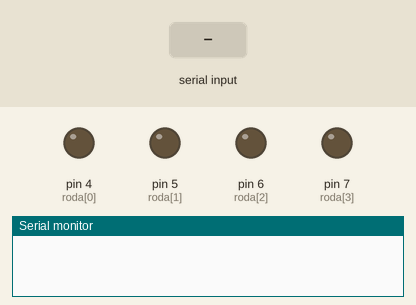
Simulated run of this sketch. Board: Arduino Uno, built with avr-gcc and run on an emulated ATmega328P. Parts: output pins drawn as LEDs (lit = HIGH), the last lines printed to the serial monitor. The test bench sets the inputs (shaded band).

Above: at 3.2 s.
3.3 s: "F" received over the second serial link
At 4.5 s:
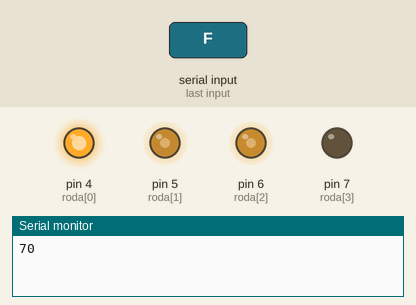
4.8 s: "B" received over the second serial link
At 5.6 s:
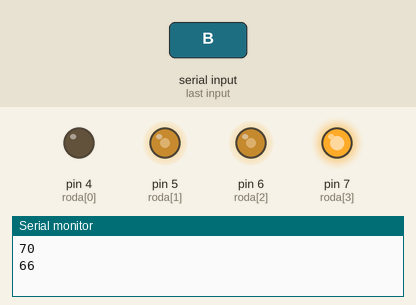
6.3 s: "R" received over the second serial link
At 6.7 s:
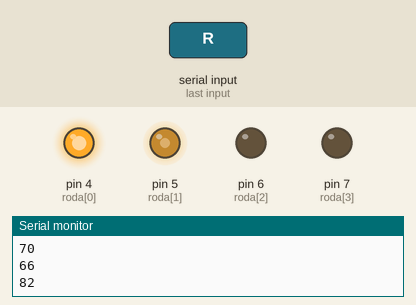
7.8 s: "L" received over the second serial link
At 9.1 s:
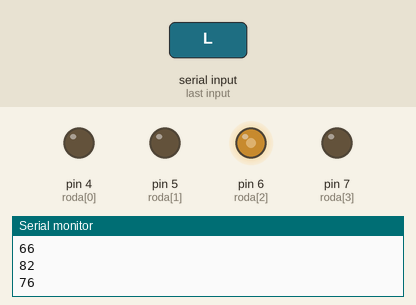
Timing chart, 0 to 10.3 s (numbered marks = the images above; inputs shaded):
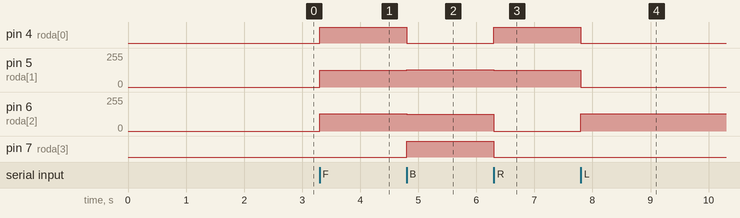

The sketch:

RC_bluetooth.ino
```cpp
#include <SoftwareSerial.h>

//PIN Rx dan Tx UNTUK BLUETOOTH
const int Rx = 3;
const int Tx = 2;

//MEMBUAT INSTANCE "mySerial" pada Class SoftwareSerial
SoftwareSerial mySerial(Rx,Tx);

//PIN BUAT RODA, DIJADIIN ARRAY BIAR SIMPLE
const int roda[] = {4, 5, 6, 7};
int data;

void maju(){
  //RODA KIRI
  analogWrite(roda[0], 130);
  analogWrite(roda[1], 125);

  //RODA KANAN
  analogWrite(roda[2], 130);
  analogWrite(roda[3], 125);
}
void mundur(){
  //RODA  KIRI
  analogWrite(roda[1], 130);
  analogWrite(roda[0], 127);

  //RODA KANAN
  analogWrite(roda[3], 130);
  analogWrite(roda[2], 127);
}

void kiri(){
  //RODA KIRI
  analogWrite(roda[0], 0);
  analogWrite(roda[1], 0);

  //RODA KANAN
  analogWrite(roda[2], 130);
  analogWrite(roda[3], 125);
}

void kanan(){
  //RODA KIRI
  analogWrite(roda[0], 130);
  analogWrite(roda[1], 125);

  //RODA KANAN
  analogWrite(roda[2], 0);
  analogWrite(roda[3], 0);
}
void stoped(){
  analogWrite(roda[0], 0);
  analogWrite(roda[1], 0);
  analogWrite(roda[2], 0);
  analogWrite(roda[3], 0);
}
void setup() {
  //INI KOMUNIKASI KE KOMPUTER
  Serial.begin(9600);

  //INI KOMUNIKASI KE "ORANG KETIGA"
  mySerial.begin(9600);

  //ARRAY PIN DIJADIIN OUTPUT, BUAT RODA
  pinMode(roda, OUTPUT);
  delay(2000);

}

void loop() {

  /*
   *
   *  USAHAIN CEK DULU, DATA YANG DIKIRIM DARI APLIKASI GIMANA!
   *
   if (mySerial.available()) {
        //KERJAKAN SESUATU
   }
   DIBACA => "JIKA ADA KONEKSI BLUETOOTH, MAKA...


  */

  if (mySerial.available()) {

    data = mySerial.read();
    switch (data){
      case 70:
      //APLIKASI YANG GUA PAKE NGASIHNYA NILAI 70, UTK PANAH KE ATAS
        maju();
        Serial.println(data);
        break;
      case 66:
      //APLIKASI YANG GUA PAKE NGASIHNYA NILAI 70, UTK PANAH KE BAWAH
        mundur();
        Serial.println(data);
        break;
      case 82:
      //APLIKASI YANG GUA PAKE NGASIHNYA NILAI 70, UTK PANAH KE KANAN
        kanan();
        Serial.println(data);
        break;
      case 76:
      //APLIKASI YANG GUA PAKE NGASIHNYA NILAI 70, UTK PANAH KE KIRI
        kiri();
        Serial.println(data);
        break;
      case 83:
      //PAS DI DIEMIN, APLIKASI GUA NGASIH NILAI 83
        stoped();
        Serial.println(data);
        break;
    }


  }
}
```

Measured:
- after the input at 3.3 s, pin 4 (roda[0]): LOW → HIGH at once; pin 5 (roda[1]): 0/255 → 125/255 at once; pin 6 (roda[2]): 0/255 → 130/255 at once
- after the input at 4.8 s, pin 4 (roda[0]): HIGH → LOW at once; pin 5 (roda[1]): 125/255 → 130/255 at once; pin 6 (roda[2]): 130/255 → 127/255 at once; pin 7 (roda[3]): LOW → HIGH at once
- after the input at 6.3 s, pin 4 (roda[0]): LOW → HIGH at once; pin 5 (roda[1]): 130/255 → 125/255 at once; pin 6 (roda[2]): 127/255 → 0/255 at once; pin 7 (roda[3]): HIGH → LOW at once
- after the input at 7.8 s, pin 4 (roda[0]): HIGH → LOW at once; pin 5 (roda[1]): 125/255 → 0/255 at once; pin 6 (roda[2]): 0/255 → 130/255 at once
